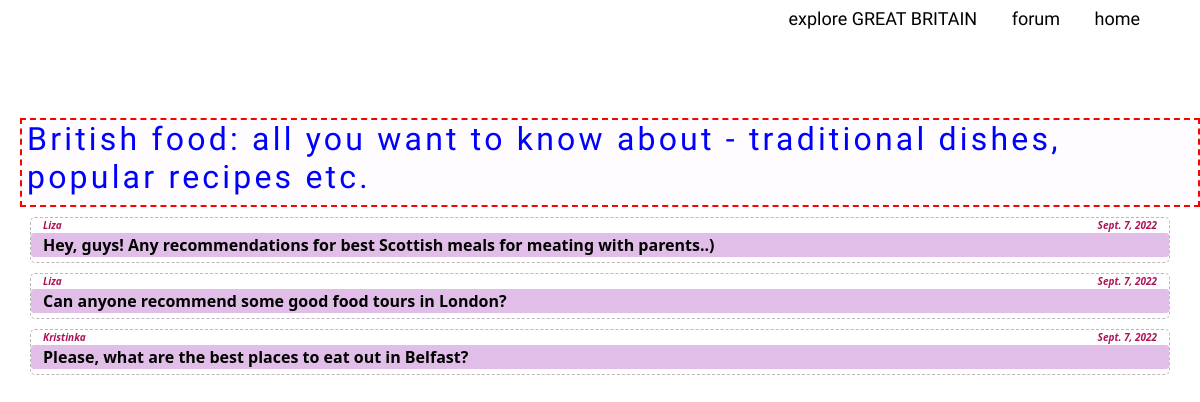
Screenshot of /forum/topics/british-food-all-you-want-to-know-about-traditional-dishes-popular-recipes-etc with the database file from the repository.
### forum/models.py (models this page shows, shortened)
class Topics(models.Model):
    topic = models.CharField(max_length=100)
    date = models.DateField("Date of publication", default=datetime.date.today)
    slug=models.SlugField(max_length=100,blank=True,editable=False)
    user = models.ForeignKey(Account,blank=True, null=True,on_delete=models.SET_NULL)
    ordering = ('-date',)
    class Meta:
        verbose_name = "Topic"
        verbose_name_plural = "Topics"

class Questions(models.Model):
    topic = models.ForeignKey(Topics,blank=True, null=True,on_delete=models.CASCADE,related_name='quests')
    question = models.CharField(max_length=200)
    date = models.DateField("Date of publication", default=datetime.date.today)
    user = models.ForeignKey(Account,blank=True, null=True,on_delete=models.SET_NULL)
    slug=models.SlugField(max_length=200,blank=True,editable=False)
    ordering = ('-date',)
    def get_absolute_url(self):
        return reverse('exactquestion', kwargs={'question_slug': self.slug, 'topic_slug':self.topic.slug})
    class Meta:
        verbose_name = "Question"
        verbose_name_plural = "Questions"

class Account(AbstractBaseUser):
    email                = models.EmailField(verbose_name='email', max_length=60, unique=True)
    username             = models.CharField(max_length=30,unique=True)
    date_joined          = models.DateTimeField(verbose_name='date joined', auto_now_add=True)
    last_login           = models.DateTimeField(verbose_name="last login", auto_now=True)
    is_admin             = models.BooleanField(default=False)
    is_active            = models.BooleanField(default=True)
    is_staff             = models.BooleanField(default=False)
    is_superuser         = models.BooleanField(default=False)
    USERNAME_FIELD = 'email'
    REQUIRED_FIELDS = ['username']
    objects = MyAccountManager()

### forum/views.py (the view, shortened to what this page needs)
# urls.py: path('topics/<slug:topic_slug>', views.questionadd.as_view(), name='exactopic'),
class questionadd(DetailView):
    model = Topics
    template_name = 'forum/onetopic.html'
    context_object_name = 'quest'
    form1 = QuestionForm()
    def get(self, request, topic_slug):
        topic = get_object_or_404(Topics, slug=topic_slug)
        queryset = topic.quests.all()
        form1 = self.form1
        context = {
        'form1': form1,'allquestions':Questions.objects.filter(topic=topic.pk),'topic':topic,'queryset':queryset}
        return render(request, self.template_name, context=context)

### forum/templates/forum/onetopic.html (shortened to what this page needs)
{% load static %}
<!DOCTYPE html>
<html lang="en">
<head>
    <link rel="stylesheet" href="https://cdn.jsdelivr.net/npm/bootstrap@5.2.0/dist/css/bootstrap.min.css">
    <link rel="stylesheet" href="{% static 'forum/css/styles.css' %}">
    <link rel="stylesheet"  href="https://cdnjs.cloudflare.com/ajax/libs/font-awesome/6.1.1/css/all.min.css">
</head>
<body class="forumbod">
  <div class = "about" >
    <p class = "explore" > <a class="about_teg_a"  href="{% url 'GB' %}">explore GREAT BRITAIN</a> </p>
    <p class = "forum"> <a class="about_teg_a" href="{% url 'home' %}">forum</a> </p>
    <p class = "home"> <a class="about_teg_a" href="../../">home</a> </p>
   </div>
    <div class = 'subtopic'><h2> {{ topic.topic }}  </h2></div>
{% for el in allquestions %}
    <div class="container tagquestion ">
      <div class="row">
        <div class="col-2 textauthor"> <em>{{el.user.username}}</em> </div>
        <div class="col-8"></div>
        <div class="col-2 textdate"> <em>{{el.date}}</em></div>
      </div>
      <div class="row">
        <div class="col questiontext"><a href="{{ el.get_absolute_url }}">{{el.question}}</a></div>
      </div>
  </div>
{% endfor %}
</body>
</html>

### forum/static/forum/css/styles.css (style rules this page uses)
.explore { display: inline-block; margin-right: 30px; }
.home { display: inline-block; }
.forum { display: inline-block; margin-right: 30px; }
.about { font-family: 'Amatic SC', cursive; text-align: right; margin: 0; padding-right: 60px; padding-top: 5px; font-size: large; }
a { text-decoration: none; color: black; }
.forumbod { background-image: url("https://bogatyr.club/uploads/posts/2021-11/thumbs/1636938379_12-bogatyr-club-p-angliya-fon-12.jpg"); }
.subtopic { margin-top: 70px; margin-left: 20px; background-color: #fffcff; color: blue; font-weight: bold; font-family: 'Amatic SC', cursive; width: fit-content; border: 2px dashed red; height: auto; letter-spacing: 0.2em; display: inline-block; padding-left: 5px; padding-right: 5px; }
.textauthor { font-size:10px; color:#ad1457; font-weight:bold; }
.textdate { text-align:right; font-size:10px; color:#ad1457; font-weight:bold; }
.questiontext { font-weight:bold; background-color:#e1bee7; border-radius:3px; margin-bottom: 5px; }
.tagquestion { margin-top: 10px; border: 1px dashed #c0b3c2; border-radius:5px; background-color: white; }

### rows the page displays
Topics: topic "British food: all you want to know about - traditional dishes, popular recipes etc."
Questions: user.username "Liza", date "Sept. 7, 2022", question "Hey, guys! Any recommendations for best Scottish meals for meating with parents..)"
Questions: user.username "Liza", date "Sept. 7, 2022", question "Can anyone recommend some good food tours in London?"
Questions: user.username "Kristinka", date "Sept. 7, 2022", question "Please, what are the best places to eat out in Belfast?"
